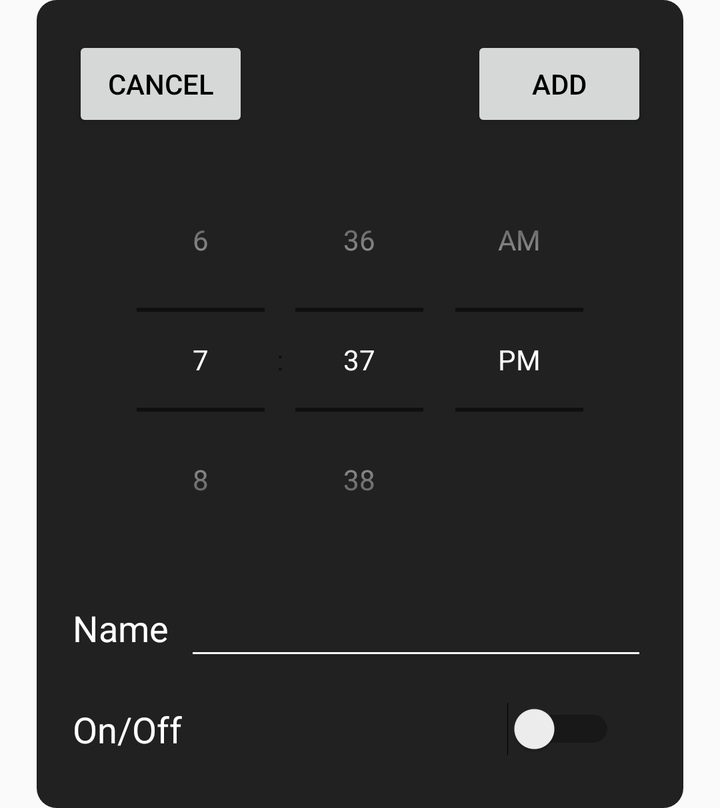
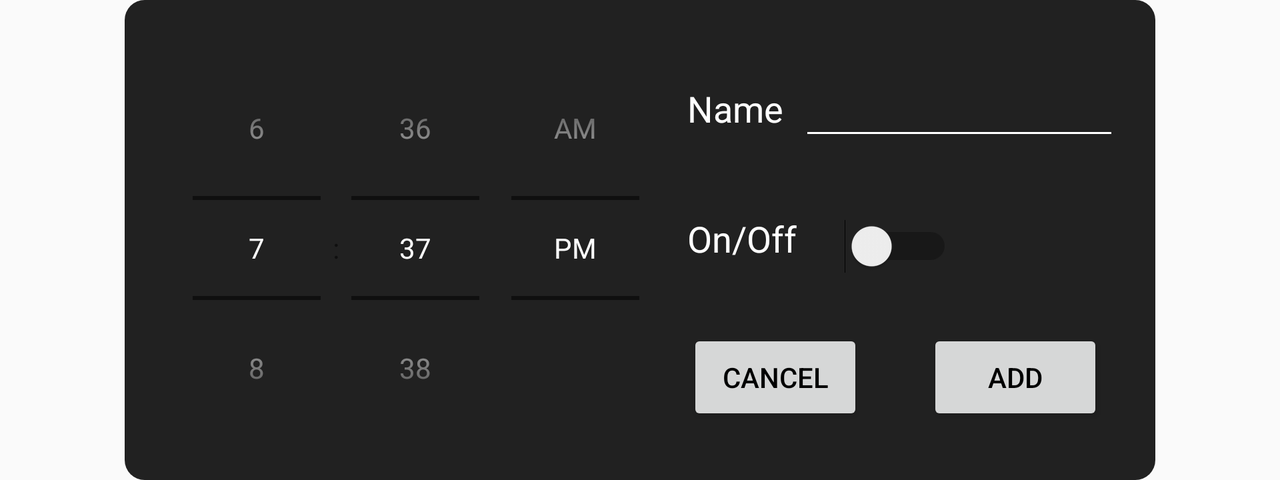

Two renders of one Android screen. The first uses the default layout on a phone; the second uses the alternative layout the repository ships for a different screen configuration, on a matching device. The two XML files are below.
<!-- AndroidManifest.xml: application theme AppTheme -->
<!-- res/layout/fragment_schedule_add.xml -->
<?xml version="1.0" encoding="utf-8"?>
<android.support.constraint.ConstraintLayout xmlns:android="http://schemas.android.com/apk/res/android"
    xmlns:app="http://schemas.android.com/apk/res-auto"
    xmlns:tools="http://schemas.android.com/tools"
    android:layout_width="wrap_content"
    android:layout_height="wrap_content"
    android:layout_gravity="center"
    android:background="@drawable/rounded_bridgefragment"
    android:clickable="true"
    android:clipToPadding="true"
    android:padding="10dp"
    tools:context=".Activities.ScheduleFragment">

    <TimePicker
        android:id="@+id/fragment_schedule_timepicker"
        android:layout_width="wrap_content"
        android:layout_height="match_parent"
        android:layout_marginStart="24dp"
        android:layout_marginTop="8dp"
        android:layout_marginEnd="24dp"
        android:background="@color/colorBasic"
        android:numbersBackgroundColor="@color/colorPrimary"
        android:numbersSelectorColor="@android:color/white"
        android:numbersTextColor="@android:color/white"
        android:timePickerMode="spinner"
        app:layout_constraintEnd_toEndOf="parent"
        app:layout_constraintStart_toStartOf="parent"
        app:layout_constraintTop_toBottomOf="@+id/fragment_schedule_cancel" />

    <Button
        android:id="@+id/fragment_schedule_cancel"
        android:layout_width="wrap_content"
        android:layout_height="wrap_content"
        android:layout_marginStart="8dp"
        android:layout_marginTop="8dp"
        android:text="Cancel"
        android:textColor="@android:color/black"
        app:layout_constraintStart_toStartOf="parent"
        app:layout_constraintTop_toTopOf="parent" />

    <Button
        android:id="@+id/fragment_schedule_add"
        android:layout_width="wrap_content"
        android:layout_height="wrap_content"
        android:layout_marginTop="8dp"
        android:layout_marginEnd="8dp"
        android:text="Add"
        android:textColor="@android:color/black"
        app:layout_constraintEnd_toEndOf="parent"
        app:layout_constraintTop_toTopOf="parent" />

    <Switch
        android:id="@+id/fragment_schedule_switch"
        android:layout_width="wrap_content"
        android:layout_height="wrap_content"
        android:layout_marginTop="16dp"
        android:layout_marginEnd="24dp"
        android:layout_marginBottom="16dp"
        app:layout_constraintBottom_toBottomOf="parent"
        app:layout_constraintEnd_toEndOf="parent"
        app:layout_constraintTop_toBottomOf="@+id/fragment_schedule_inputname" />

    <TextView
        android:id="@+id/textView3"
        android:layout_width="wrap_content"
        android:layout_height="wrap_content"
        android:layout_marginStart="8dp"
        android:layout_marginTop="16dp"
        android:text="Name"
        android:textColor="@android:color/white"
        android:textSize="18sp"
        app:layout_constraintStart_toStartOf="parent"
        app:layout_constraintTop_toBottomOf="@+id/fragment_schedule_timepicker" />

    <EditText
        android:id="@+id/fragment_schedule_inputname"
        android:layout_width="0dp"
        android:layout_height="wrap_content"
        android:layout_marginStart="8dp"
        android:layout_marginTop="8dp"
        android:layout_marginEnd="8dp"
        android:backgroundTint="@android:color/white"
        android:ems="10"
        android:inputType="textPersonName"
        app:layout_constraintEnd_toEndOf="parent"
        app:layout_constraintStart_toEndOf="@+id/textView3"
        app:layout_constraintTop_toBottomOf="@+id/fragment_schedule_timepicker" />

    <TextView
        android:id="@+id/textView2"
        android:layout_width="0dp"
        android:layout_height="wrap_content"
        android:layout_marginStart="8dp"
        android:layout_marginTop="16dp"
        android:layout_marginEnd="8dp"
        android:layout_marginBottom="16dp"
        android:text="On/Off"
        android:textColor="@android:color/white"
        android:textSize="18sp"
        app:layout_constraintBottom_toBottomOf="parent"
        app:layout_constraintEnd_toStartOf="@+id/fragment_schedule_switch"
        app:layout_constraintStart_toStartOf="parent"
        app:layout_constraintTop_toBottomOf="@+id/fragment_schedule_inputname" />

</android.support.constraint.ConstraintLayout>
<!-- resources referenced by this layout -->
<resources>
  <!-- drawable rounded_bridgefragment (drawable) -->
  <shape xmlns:android="http://schemas.android.com/apk/res/android"
      android:shape="rectangle">
      <solid android:color="#fc1f1f1f"/>
      <corners android:radius="10dp" />
      <padding android:left="10dp" android:right="10dp" android:top="10dp" android:bottom="10dp"/>
  </shape>
  <style name="AppTheme" parent="Theme.AppCompat.Light.NoActionBar">
          
          <item name="colorPrimary">@color/colorPrimary</item>
          <item name="colorPrimaryDark">@color/colorPrimaryDark</item>
          <item name="colorAccent">@color/colorAccent</item>
          <item name="android:textColorPrimary">@android:color/white</item>
      </style>
</resources>
<!-- res/layout-land/fragment_schedule_add.xml (the repository's variant of the layout above) -->
<!-- drawn on the phone turned sideways -->
<?xml version="1.0" encoding="utf-8"?>
<android.support.constraint.ConstraintLayout xmlns:android="http://schemas.android.com/apk/res/android"
    xmlns:app="http://schemas.android.com/apk/res-auto"
    xmlns:tools="http://schemas.android.com/tools"
    android:layout_width="wrap_content"
    android:layout_height="wrap_content"
    android:layout_gravity="center"
    android:background="@drawable/rounded_bridgefragment"
    android:clickable="true"
    android:clipToPadding="true"
    android:padding="10dp"
    tools:context=".Activities.ScheduleFragment"
    tools:layout_editor_absoluteY="25dp">

    <TimePicker
        android:id="@+id/fragment_schedule_timepicker"
        android:layout_width="wrap_content"
        android:layout_height="wrap_content"
        android:layout_marginStart="8dp"
        android:layout_marginTop="8dp"
        android:background="@color/colorBasic"
        android:numbersBackgroundColor="@color/colorPrimary"
        android:numbersSelectorColor="@android:color/white"
        android:numbersTextColor="@android:color/white"
        android:timePickerMode="spinner"
        app:layout_constraintStart_toStartOf="parent"
        app:layout_constraintTop_toTopOf="parent" />

    <Button
        android:id="@+id/fragment_schedule_cancel"
        android:layout_width="wrap_content"
        android:layout_height="wrap_content"
        android:layout_marginStart="8dp"
        android:layout_marginTop="24dp"
        android:layout_marginBottom="8dp"
        android:text="Cancel"
        android:textColor="@android:color/black"
        app:layout_constraintBottom_toBottomOf="parent"
        app:layout_constraintStart_toEndOf="@+id/fragment_schedule_timepicker"
        app:layout_constraintTop_toBottomOf="@+id/textView2" />

    <Button
        android:id="@+id/fragment_schedule_add"
        android:layout_width="wrap_content"
        android:layout_height="wrap_content"
        android:layout_marginStart="32dp"
        android:layout_marginEnd="16dp"
        android:text="Add"
        android:textColor="@android:color/black"
        app:layout_constraintBottom_toBottomOf="@+id/fragment_schedule_cancel"
        app:layout_constraintEnd_toEndOf="parent"
        app:layout_constraintStart_toEndOf="@+id/fragment_schedule_cancel"
        app:layout_constraintTop_toTopOf="@+id/fragment_schedule_cancel" />

    <Switch
        android:id="@+id/fragment_schedule_switch"
        android:layout_width="wrap_content"
        android:layout_height="wrap_content"
        android:layout_marginStart="24dp"
        android:layout_marginTop="8dp"
        app:layout_constraintBottom_toBottomOf="@+id/textView2"
        app:layout_constraintStart_toEndOf="@+id/textView2"
        app:layout_constraintTop_toTopOf="@+id/textView2" />

    <TextView
        android:id="@+id/textView3"
        android:layout_width="wrap_content"
        android:layout_height="wrap_content"
        android:layout_marginStart="8dp"
        android:layout_marginTop="32dp"
        android:text="Name"
        android:textColor="@android:color/white"
        android:textSize="18sp"
        app:layout_constraintStart_toEndOf="@+id/fragment_schedule_timepicker"
        app:layout_constraintTop_toTopOf="parent" />

    <EditText
        android:id="@+id/fragment_schedule_inputname"
        android:layout_width="0dp"
        android:layout_height="wrap_content"
        android:layout_marginStart="8dp"
        android:layout_marginEnd="8dp"
        android:backgroundTint="@android:color/white"
        android:ems="10"
        android:inputType="textPersonName"
        app:layout_constraintBottom_toBottomOf="@+id/textView3"
        app:layout_constraintEnd_toEndOf="parent"
        app:layout_constraintStart_toEndOf="@+id/textView3"
        app:layout_constraintTop_toTopOf="@+id/textView3" />

    <TextView
        android:id="@+id/textView2"
        android:layout_width="wrap_content"
        android:layout_height="wrap_content"
        android:layout_marginStart="8dp"
        android:layout_marginTop="32dp"
        android:text="On/Off"
        android:textColor="@android:color/white"
        android:textSize="18sp"
        app:layout_constraintStart_toEndOf="@+id/fragment_schedule_timepicker"
        app:layout_constraintTop_toBottomOf="@+id/fragment_schedule_inputname" />

</android.support.constraint.ConstraintLayout>
